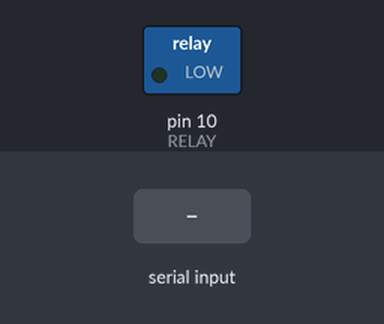
A sketch run on a simulated Arduino Pro Mini, built with avr-gcc and run on an emulated ATmega328P. Parts: switched loads named in the sketch (green lamp = pin HIGH). Inputs (shaded band) come from the test bench.

Above: at 1.2 s.
1.3 s: "i" received over Serial
Timing chart, 0 to 4.3 s (numbered marks = the images above; inputs shaded):
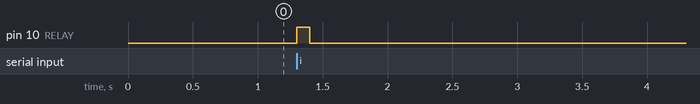

Measured:
- after the input at 1.3 s, pin 10 (RELAY): LOW → HIGH at once, → LOW 0.10 s later

The sketch:

rugby_uart.ino
```cpp
#define RELAY 10

void setup() {
  pinMode(RELAY, OUTPUT);
  digitalWrite(RELAY, LOW);
  Serial.begin (57600);
}

void loop() {
  if (Serial.available() > 0) {
    char readChar = (char)Serial.read();
    if (readChar == 'i')
      {
        digitalWrite(RELAY, HIGH);
        delay(100);
        digitalWrite(RELAY, LOW);
      }
  }
}
```
